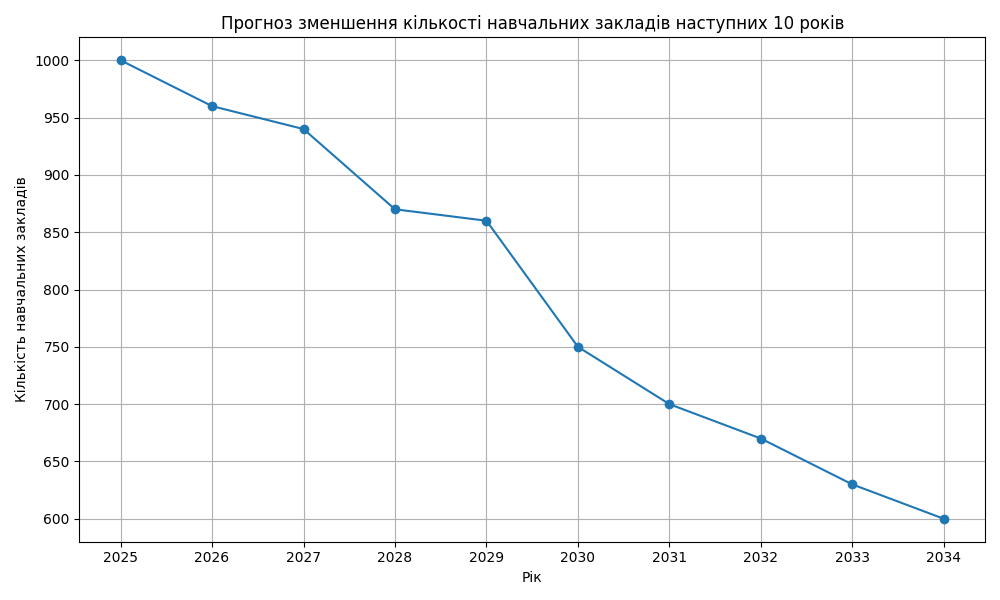

This chart was generated by the following Python code:
import matplotlib.pyplot as plt

# Роки
years = list(range(2025, 2035))

# Прогнозована кількість навчальних закладів для кожного року
school_counts = [1000, 960, 940, 870, 860, 750, 700, 670, 630, 600]

plt.figure(figsize=(10, 6))
plt.plot(years, school_counts, marker='o', linestyle='-')
plt.title('Прогноз зменшення кількості навчальних закладів наступних 10 років')
plt.xlabel('Рік')
plt.ylabel('Кількість навчальних закладів')
plt.grid(True)
plt.xticks(years)
plt.tight_layout()
plt.savefig('d1.png')
plt.show()


